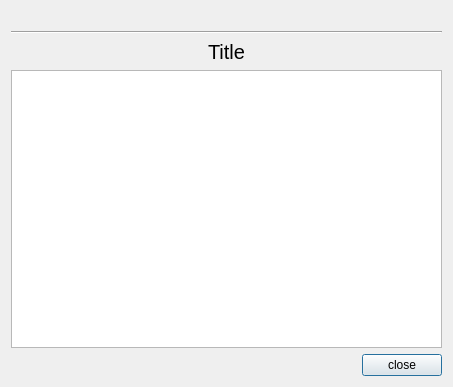
<?xml version="1.0" encoding="UTF-8"?>
<ui version="4.0">
 <class>AboutDialog</class>
 <widget class="QDialog" name="AboutDialog">
  <property name="geometry">
   <rect>
    <x>0</x>
    <y>0</y>
    <width>453</width>
    <height>387</height>
   </rect>
  </property>
  <property name="windowTitle">
   <string/>
  </property>
  <layout class="QVBoxLayout" name="verticalLayout">
   <item>
    <widget class="QLabel" name="label">
     <property name="text">
      <string/>
     </property>
     <property name="pixmap">
      <pixmap resource="../../sultan/sultan.qrc">:/images/icon_128.png</pixmap>
     </property>
     <property name="alignment">
      <set>Qt::AlignCenter</set>
     </property>
    </widget>
   </item>
   <item>
    <widget class="Line" name="line">
     <property name="orientation">
      <enum>Qt::Horizontal</enum>
     </property>
    </widget>
   </item>
   <item>
    <widget class="QLabel" name="labelTitle">
     <property name="styleSheet">
      <string notr="true">font-size: 20px;</string>
     </property>
     <property name="text">
      <string>Title</string>
     </property>
     <property name="alignment">
      <set>Qt::AlignCenter</set>
     </property>
    </widget>
   </item>
   <item>
    <widget class="QTextBrowser" name="textBrowser"/>
   </item>
   <item>
    <layout class="QHBoxLayout" name="horizontalLayout">
     <property name="topMargin">
      <number>0</number>
     </property>
     <item>
      <spacer name="horizontalSpacer">
       <property name="orientation">
        <enum>Qt::Horizontal</enum>
       </property>
       <property name="sizeHint" stdset="0">
        <size>
         <width>40</width>
         <height>20</height>
        </size>
       </property>
      </spacer>
     </item>
     <item>
      <widget class="QPushButton" name="pushButton">
       <property name="text">
        <string>close</string>
       </property>
      </widget>
     </item>
    </layout>
   </item>
  </layout>
 </widget>
 <resources>
  <include location="../../sultan/sultan.qrc"/>
 </resources>
 <connections>
  <connection>
   <sender>pushButton</sender>
   <signal>clicked()</signal>
   <receiver>AboutDialog</receiver>
   <slot>close()</slot>
   <hints>
    <hint type="sourcelabel">
     <x>403</x>
     <y>358</y>
    </hint>
    <hint type="destinationlabel">
     <x>226</x>
     <y>193</y>
    </hint>
   </hints>
  </connection>
 </connections>
</ui>
